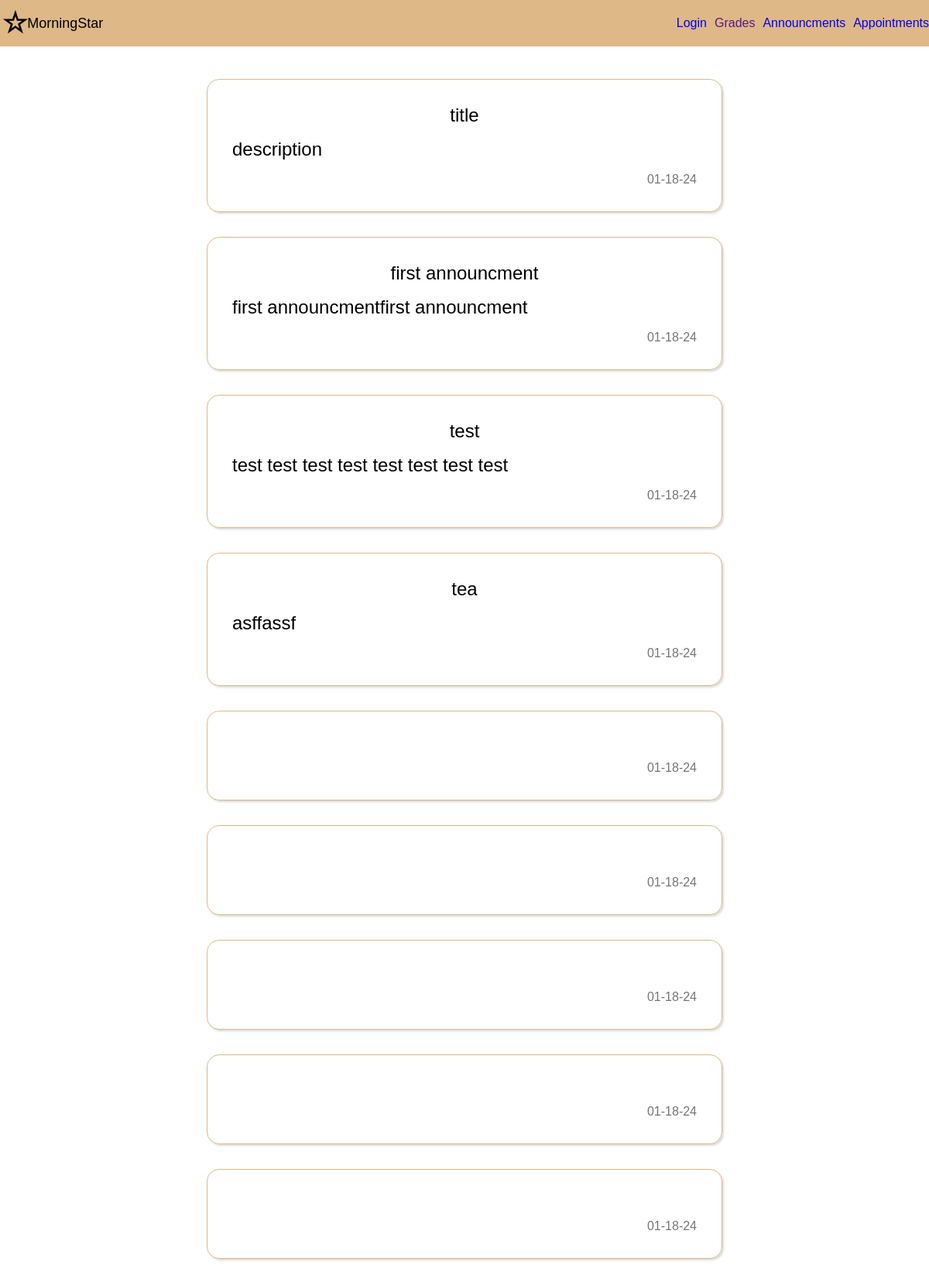
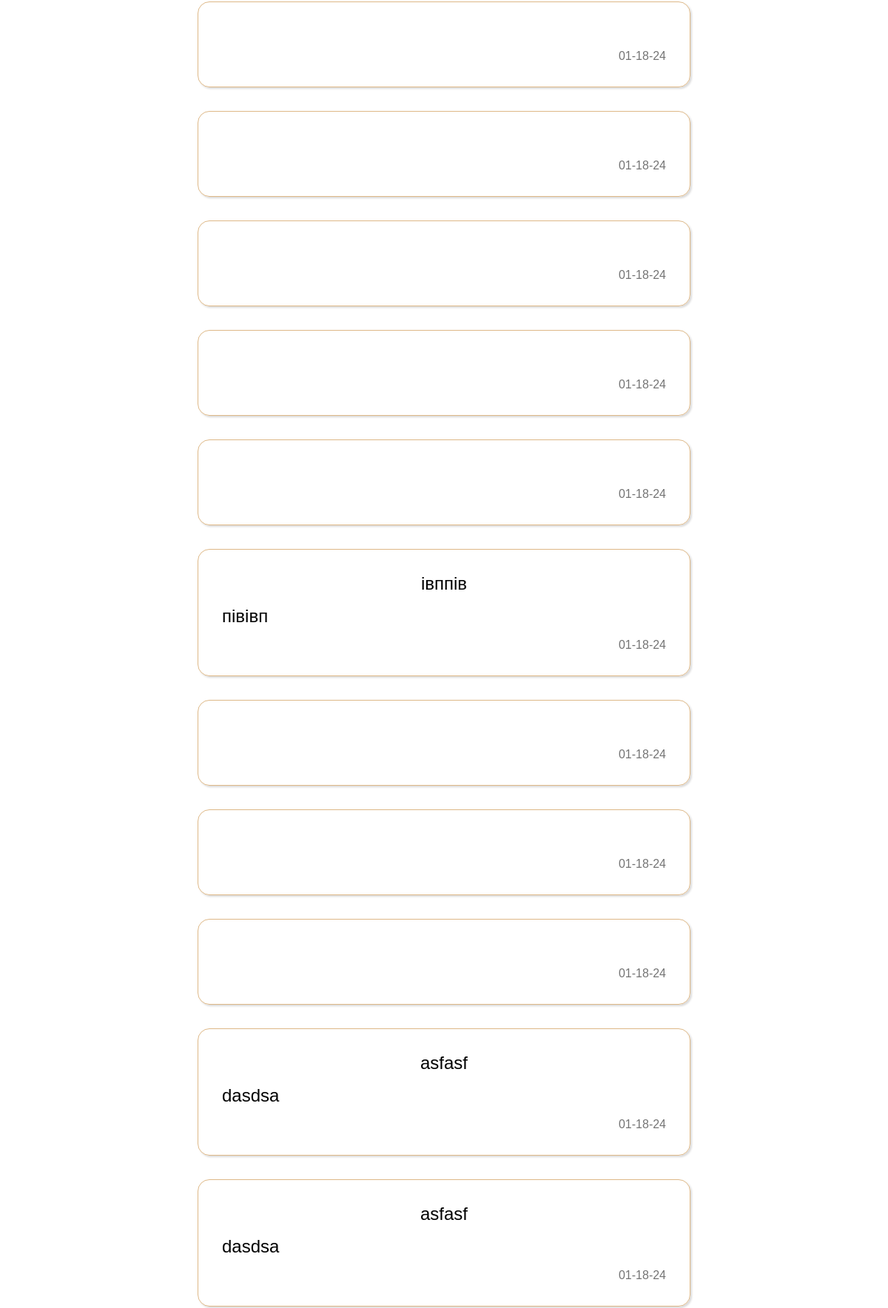
The app's page /announcment/index.php (upper part) with its own data (2 pictures, top to bottom).
### tables this page shows
CREATE TABLE `announcments` (
  `an_id` int(11) NOT NULL,
  `title` text NOT NULL,
  `description` text NOT NULL,
  `date` text NOT NULL,
  `author` text NOT NULL
);

### announcment/display.php (the view)
<?php
    $query = $db->prepare(
        "SELECT * FROM `announcments` WHERE 1"
    );
    $query->execute();
    $announcments = $query->fetchAll();
    foreach($announcments as $announcment) {
        $title = $announcment["title"];
        $description = $announcment["description"];
        $date = $announcment["date"];
        echo '
            <div class="an-container">
                <p class="title">'.$title.'</p>
                <p class="description">'.$description.'</p>
                <p class="date">'.$date.'</p>
            </div>
        ';
    }
?>

### header/header.css (style rules this page uses)
* { margin: 0; padding: 0; min-width: 0; }
body { font-family: Arial, Helvetica, sans-serif; display: flex; flex-direction: column; gap: 10px; }

### announcment/styles.css (style rules this page uses)
.an-container { display: flex; flex-direction: column; width:50%; font-size: 1.5rem; border:1px solid burlywood; padding:2rem; border-radius: 1rem; box-shadow: rgba(0, 0, 0, 0.15) 1.95px 1.95px 2.6px; gap:1rem; }
.date { font-size:1rem; color:rgba(0, 0, 0, 0.55); display:flex; align-items: center; justify-content: flex-end; }
.title { display: flex; justify-content: center; align-items: center; }

### records on screen
announcments: title "title", description "description", date "01-18-24"
announcments: title "first announcment", description "first announcmentfirst announcment", date "01-18-24"
announcments: title "test", description "test test test test test test test test", date "01-18-24"
announcments: title "tea", description "asffassf", date "01-18-24"
announcments: date "01-18-24"
announcments: date "01-18-24"
announcments: date "01-18-24"
announcments: date "01-18-24"
announcments: date "01-18-24"
announcments: date "01-18-24"
announcments: date "01-18-24"
announcments: date "01-18-24"
announcments: date "01-18-24"
announcments: date "01-18-24"
announcments: title "івппів", description "півівп", date "01-18-24"
announcments: date "01-18-24"
announcments: date "01-18-24"
announcments: date "01-18-24"
announcments: title "asfasf", description "dasdsa", date "01-18-24"
announcments: title "asfasf", description "dasdsa", date "01-18-24"
